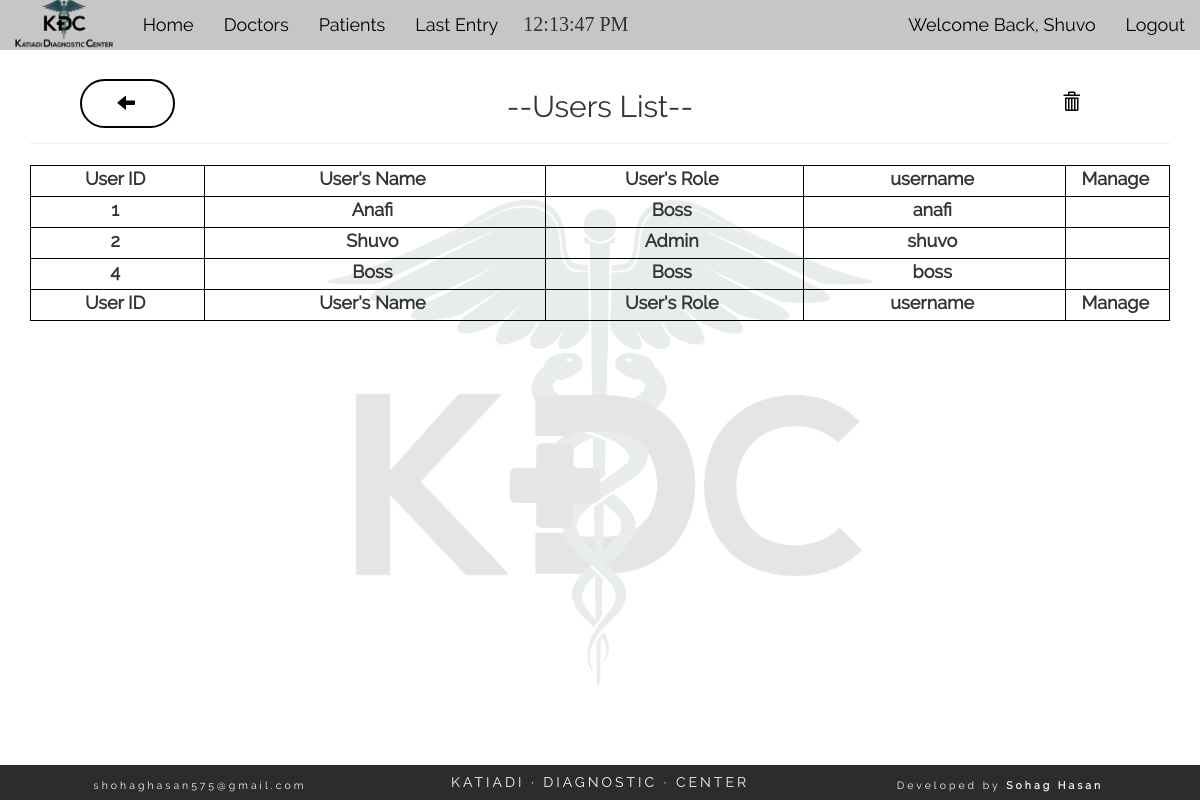
/view_user.php (signed in), run on the app's committed database.
### tables this page shows
CREATE TABLE "users" (
	`id`	INTEGER NOT NULL PRIMARY KEY AUTOINCREMENT,
	`username`	TEXT NOT NULL UNIQUE,
	`pass`	TEXT NOT NULL,
	`role`	TEXT NOT NULL,
	`status`	TEXT NOT NULL,
	`name`	TEXT NOT NULL
);

### view_user.php (the view, shortened to what this page needs)
<?php
	if(isset($_SESSION['username'])){
	require('config.php');
	$sel= "SELECT * FROM users WHERE id AND status='1'";
	$res= $db-> query($sel);
?>
<section class="container-fluid text-center">
	<div class="col-md-12"  style="position: relative;">
	<h2 class="title text-center">--Users List--</h2>
	<hr><div class="col-md-12">
			<a class="edit_button trash" href="user_trash.php"><span class="glyphicon glyphicon-trash" aria-hidden="true"></span></a>
			<a class="back_button" href="user.php?u=<?php echo $_SESSION['username']; ?>&s=n"><span class="glyphicon glyphicon-arrow-left" aria-hidden="true"></span></a>
		</div>
		<table id="datatable" class="container-fluid" cellspacing="0">
        <thead>
            <tr class="row">
                <th class="col-md-1 text-center b_1"><label for="">User ID</label></th>
                <th class="col-md-4 text-center b_1"><label for="">User's Name</label></th>
                <th class="col-md-3 text-center b_1"><label for="">User's Role</label></th>
                <th class="col-md-3 text-center b_1"><label for="">username</label></th>
                <th class="col-md-1 text-center b_1"><label for="">Manage</label></th>
            </tr>
        </thead>
		<tfoot>
            <tr class="row">
                <th class="col-md-1 text-center bb_1 b_1"><label for="">User ID</label></th>
                <th class="col-md-4 text-center bb_1 b_1"><label for="">User's Name</label></th>
                <th class="col-md-3 text-center bb_1 b_1"><label for="">User's Role</label></th>
                <th class="col-md-3 text-center bb_1 b_1"><label for="">username</label></th>
                <th class="col-md-1 text-center bb_1 b_1"><label for="">Manage</label></th>
            </tr>
        </tfoot>
		<tbody>
		<?php while($data=$res-> fetchArray(SQLITE3_ASSOC)){ ?>
		<tr class="row hover">
                <td class="col-md-2 bb_1 b_1"><label for=""><?php echo $data['id']; ?></label></td>
                <td class="col-md-4 bb_1 textone b_1"><label for=""><?php echo $data['name']; ?></label></td>
                <td class="col-md-3 bb_1 textone b_1 text-capitalize"><label for=""><?php echo $data['role']; ?></label></td>
                <td class="col-md-3 bb_1 textone b_1"><label for=""><?php echo $data['username']; ?></label></td>
                <td class="col-md-3 bb_1 b_1">
                </td>
            </tr>
		 <?php } ?>
		 </tbody>
		</table>
			</div>
</section>
	<?php get_footer(); }else{
		header('location: login.php');
	}  ?>

### css/style.css (style rules this page uses)
* { font-family: "Raleway-Regular"; }
body { background: url(../pics/bg.png) center center no-repeat; background-size: contain; min-height: 100vh; padding-bottom: 39px; }
#datatable tbody { background: transparent; }
a > span { color: black; transition: all ease 400ms; }
.title { font-size: 30px; }
label, a { font-size: 18px !important; line-height: 25px; padding: 0px 5px 0px 0px; }
.hover { background-color: transparent; transition: ease 100ms; }
.b_1 { border-top: 1px solid #000000; border-right: 1px solid #000000; border-left: 1px solid #000000; border-bottom: 0px; }
.b_1:last-child { border-top: 1px solid #000000; border-right: 1px solid #000000; border-left: 1px solid #000000; border-bottom: 1px solid #000000; }
.bb_1 { border-bottom: 1px solid #000000; }
.textone { text-overflow: ellipsis; white-space: nowrap; overflow: hidden; }
.edit_button { position: absolute; top: -85px; right: 50px; border: 2px solid #000; border-radius: 25px; padding: 10px 35px; text-transform: uppercase; transition: all ease 200ms; letter-spacing: 3px; }
.back_button { position: absolute; top: -85px; left: 50px; border: 2px solid #000; border-radius: 25px; padding: 10px 35px; text-transform: uppercase; transition: all ease 200ms; letter-spacing: 3px; }
.trash { border-color: transparent; color: transparent; }

### data on the page
users: id "1", name "Anafi", role "Boss", username "anafi"
users: id "2", name "Shuvo", role "Admin", username "shuvo"
users: id "4", name "Boss", role "Boss", username "boss"

### other printed values
$_SESSION['username'] "Shuvo"
